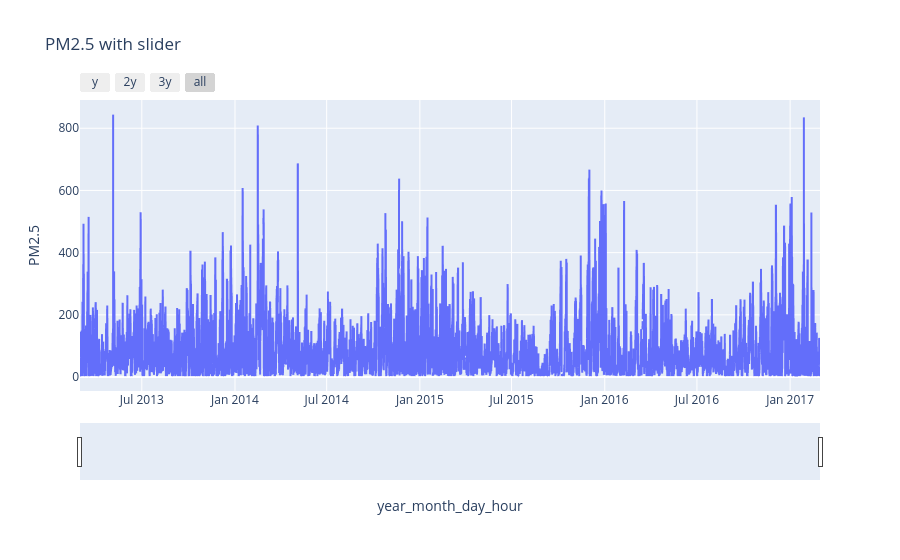

Write notebook code for a chart like this one.
### Code cell
fig = px.line(
    aq_df_non_index, x="year_month_day_hour", y="PM2.5", title="PM2.5 with slider"
)

fig.update_xaxes(
    rangeslider_visible=True,
    rangeselector=dict(
        buttons=list(
            [
                dict(count=1, label="y", step="year", stepmode="backward"),
                dict(count=2, label="2y", step="year", stepmode="backward"),
                dict(count=3, label="3y", step="year", stepmode="backward"),
                dict(step="all"),
            ]
        )
    ),
)
fig.show()

### Figure 1 — Plotly figure (JSON) as saved in the notebook; plotly's stock layout.template omitted (floating-point values rounded to 4 significant figures; data arrays with more than 128 entries replaced by an {"elided": "..."} marker saying what was removed)
{"data": [{"hovertemplate": "year_month_day_hour=%{x}<br>PM2.5=%{y}<extra></extra>", "legendgroup": "", "line": {"color": "#636efa", "dash": "solid"}, "marker": {"symbol": "circle"}, "mode": "lines", "name": "", "showlegend": false, "type": "scattergl", "x": {"elided": "35064 str values"}, "xaxis": "x", "y": {"elided": "35064 float values"}, "yaxis": "y"}], "layout": {"legend": {"tracegroupgap": 0}, "title": {"text": "PM2.5 with slider"}, "xaxis": {"anchor": "y", "domain": [0, 1], "rangeselector": {"buttons": [{"count": 1, "label": "y", "step": "year", "stepmode": "backward"}, {"count": 2, "label": "2y", "step": "year", "stepmode": "backward"}, {"count": 3, "label": "3y", "step": "year", "stepmode": "backward"}, {"step": "all"}]}, "rangeslider": {"visible": true}, "title": {"text": "year_month_day_hour"}}, "yaxis": {"anchor": "x", "domain": [0, 1], "title": {"text": "PM2.5"}}}}
